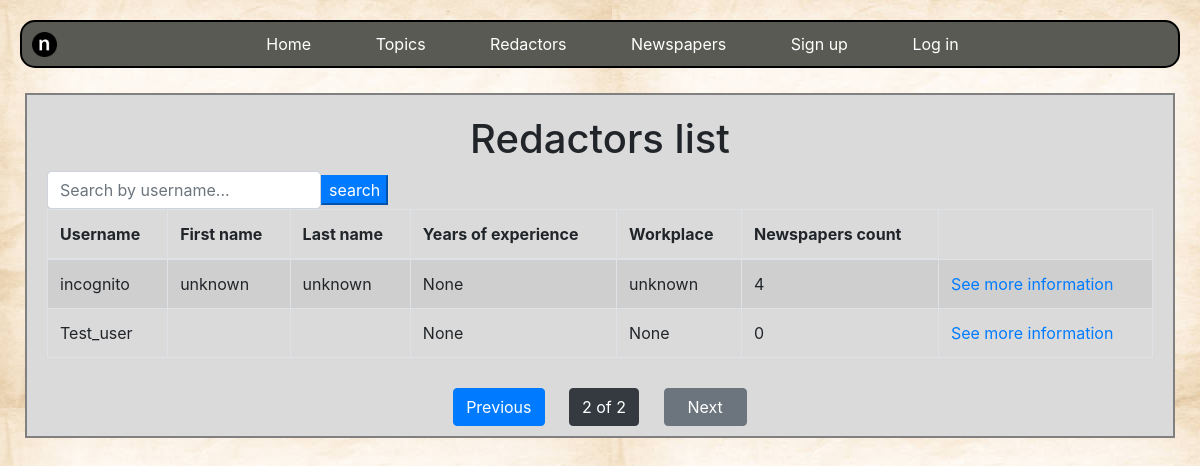
/redactors/?page=2, run on an earlier commit of the app's database.
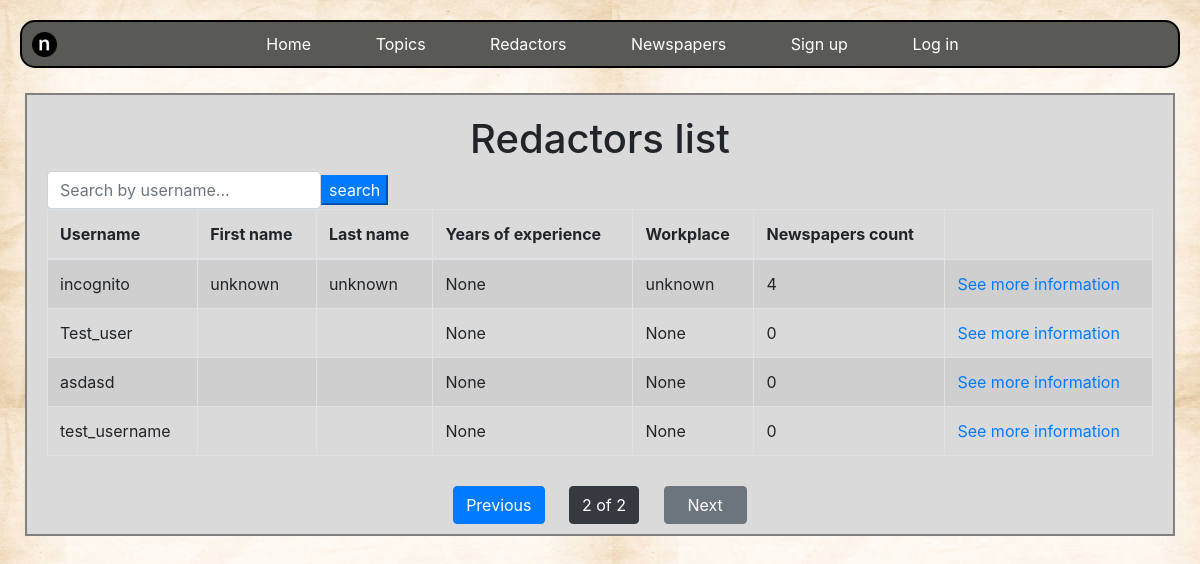
And on a later commit of the database.
### news/models.py (models this page shows)
class Redactor(AbstractUser):
    years_of_experience = models.IntegerField(null=True, blank=True)
    workplace = models.CharField(max_length=255, null=True, blank=True)
    class Meta:
        ordering = ["-years_of_experience"]

### news/views.py (the view)
class RedactorListView(generic.ListView):
    model = Redactor
    paginate_by = 7
    queryset = Redactor.objects.all()
    def get_context_data(self, *, object_list=None, **kwargs):
        context = super(RedactorListView, self).get_context_data(**kwargs)
        username = self.request.GET.get("username", "")
        context["search_form"] = RedactorSearchForm(
            initial={"username": username}
        )
        return context
    def get_queryset(self):
        username = self.request.GET.get("username")
        if username:
            return self.queryset.filter(username__icontains=username)
        return self.queryset

### news/forms.py
class RedactorSearchForm(forms.Form):
    username = forms.CharField(
        max_length=255,
        required=False,
        label="",
        widget=forms.TextInput(
            attrs={"placeholder": "Search by username..."}
        ),
    )

### news/templatetags/query_transform.py (called while the page is built)
@register.simple_tag
def query_transform(request: HttpRequest, **kwargs):
    updated = request.GET.copy()
    for key, value in kwargs.items():
        if value is not None:
            updated[key] = value
        else:
            updated.pop(key, 0)
    return updated.urlencode()

### templates/news/redactor_list.html
{% extends "base.html" %}
{% load crispy_forms_filters %}
{% block content %}
  <div class="content-details">
    <h1 style="text-align: center;">
      Redactors list
    </h1>
    <form action="" method="get" class="form-inline">
      {{ search_form|crispy }}
      <input type="submit" value="search" class="btn-primary">
    </form>
    {% if redactor_list %}
      <table class="table table-striped table-bordered table-hover">
        <thead>
          <tr>
            <th scope="col">Username</th>
            <th scope="col">First name</th>
            <th scope="col">Last name</th>
            <th scope="col">Years of experience</th>
            <th scope="col">Workplace</th>
            <th scope="col">Newspapers count</th>
          </tr>
        </thead>
        <tbody>
          {% for redactor in redactor_list %}
            <tr>
              <td>{{ redactor.username }} {% if user == redactor %} (Me){% endif %}</td>
              <td>{{ redactor.first_name }}</td>
              <td>{{ redactor.last_name }}</td>
              <td>{{ redactor.years_of_experience }}</td>
              <td>{{ redactor.workplace }}</td>
              <td>{{ redactor.newspapers.all.count }}</td>
              <td><a href="{% url 'news:redactor-detail' pk=redactor.id %}">See more information</a></td>
            </tr>
          {% endfor %}
        </tbody>
      </table>
    {% else %}
      <p>We don't have redactors</p>
    {% endif %}
  </div>
{% endblock %}

What changed in the data, as far as the page shows it:
added Redactor: username "asdasd", years_of_experience "None", workplace "None", newspapers.all.count "0"
added Redactor: username "test_username", years_of_experience "None", workplace "None", newspapers.all.count "0"
